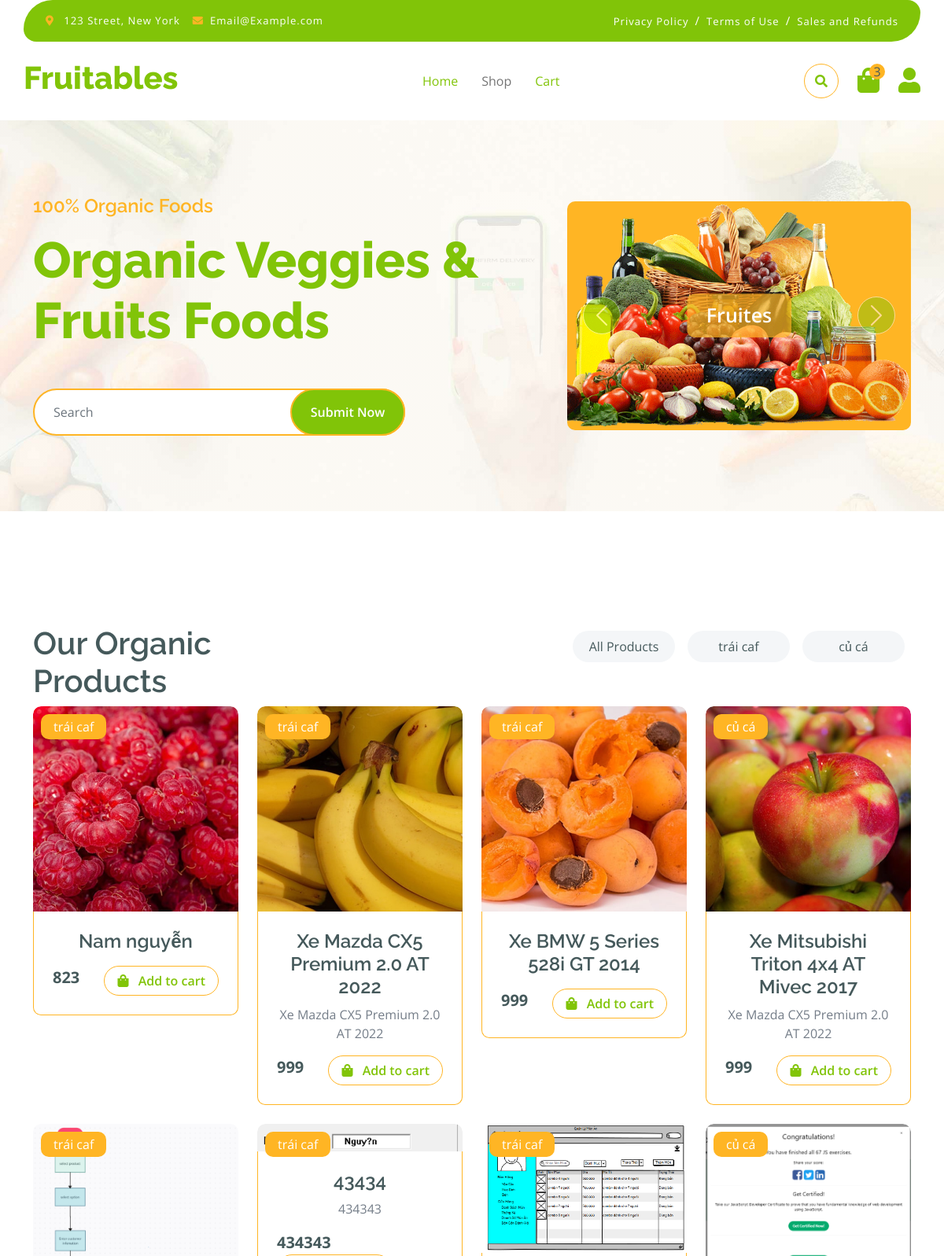
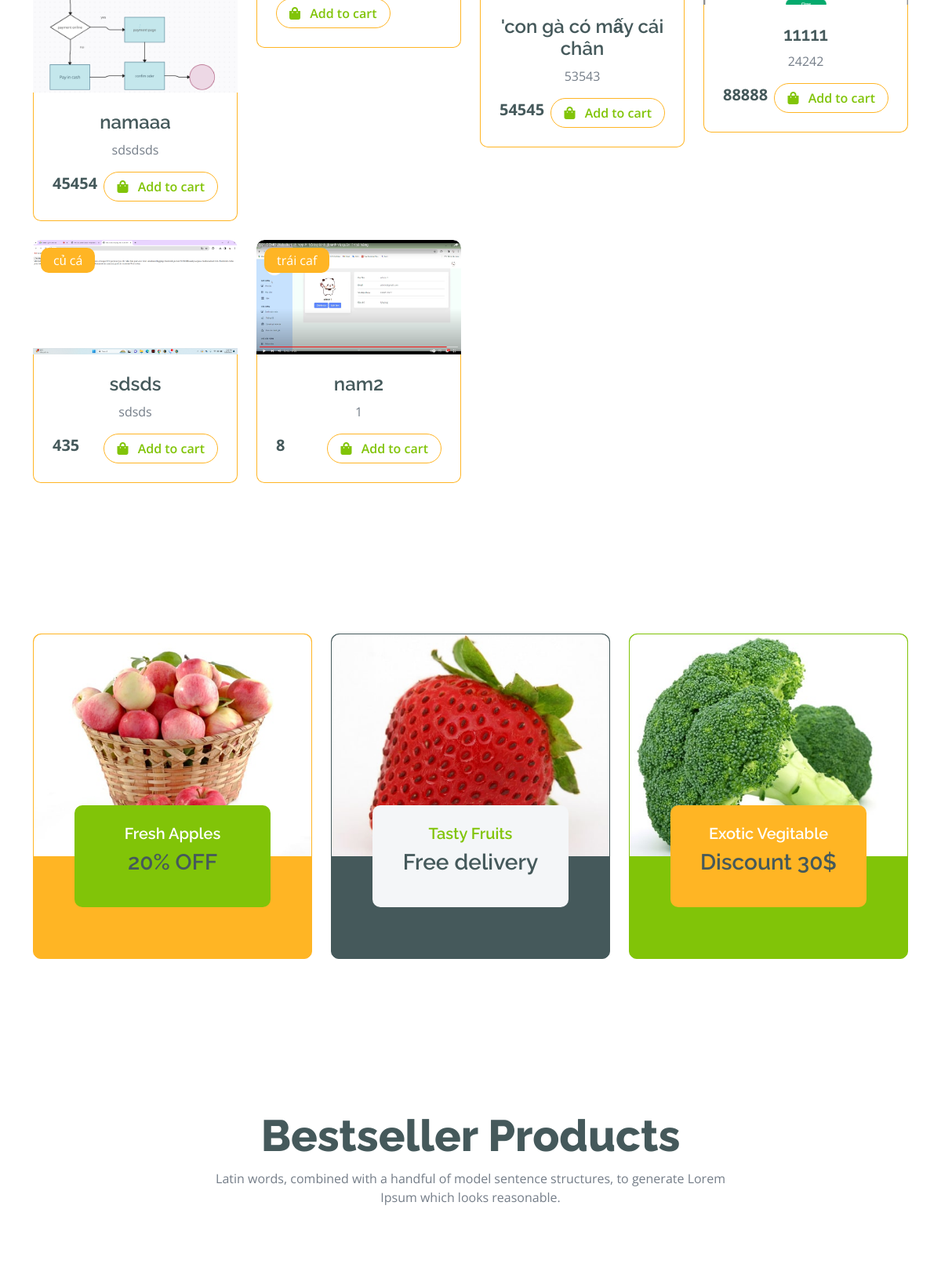
Screenshot of /product/listProducts (upper part) with the database file from the repository (2 pictures, top to bottom).
### tables this page shows
CREATE TABLE `categories` (
  `id` int NOT NULL AUTO_INCREMENT,
  `name` varchar(50) DEFAULT NULL,
  PRIMARY KEY (`id`),
  KEY `c_p_idx` (`id`)
);

CREATE TABLE `products` (
  `id` int NOT NULL AUTO_INCREMENT,
  `name` varchar(150) NOT NULL,
  `description` varchar(500) NOT NULL,
  `price` double NOT NULL,
  `image` varchar(300) DEFAULT NULL,
  `thumnail` varchar(300) DEFAULT NULL,
  `category_id` int DEFAULT NULL,
  PRIMARY KEY (`id`),
  KEY `p_c_idx` (`category_id`),
  CONSTRAINT `p_c` FOREIGN KEY (`category_id`) REFERENCES `categories` (`id`)
);

### app/controllers/ProductController.php (called while the page is built, shortened)
<?php include_once 'app/models/CategoryModel.php'; ?>
<?php
class ProductController
{
    private $productModel;
    private $categoryModel;
    public function __construct()
    {
        $this->db = (new Database())->getConnection();
        $this->productModel = new ProductModel($this->db);
        $this->categoryModel = new CategoryModel($this->db);
    }
    public function listProducts()
    {
        $products = $this->productModel->readAll();
        $categorys = $this->categoryModel->readAll();
        include_once 'app/views/user/index.php';
    }
}

### index.php (called while the page is built, shortened)
<?php
require_once 'config/database.php';
require_once 'app/models/ProductModel.php';
$url = $_GET['url'] ?? '';
$url = rtrim($url, '/');
$url = filter_var($url, FILTER_SANITIZE_URL);
$url = explode('/', $url);
$action = isset($url[1]) && $url[1] != '' ? $url[1] : 'index';
$controller = new $controllerName();
call_user_func_array([$controller, $action], array_slice($url, 2));

### config/database.php (called while the page is built, shortened)
<?php
class Database {
    private $host = "localhost";
    private $db_name = "demo";
    private $username = "root";
    private $password = "123456";
    public function getConnection() {
        $this->conn = null;
        try {
            $this->conn = new PDO("mysql:host=" . $this->host . ";dbname=" . $this->db_name, $this->username, $this->password);
            $this->conn->exec("set names utf8");
        } catch(PDOException $exception) {
            echo "Connection error: " . $exception->getMessage();
        }
        return $this->conn;
    }
}

### app/models/CategoryModel.php (called while the page is built, shortened)
<?php
class CategoryModel {
    private $conn;
    private $table_name = "categories";
    public function __construct($db) {
        $this->conn = $db;
    }
    function readAll() {
        $query = "SELECT id, name FROM " . $this->table_name;
        $stmt = $this->conn->prepare($query);
        $stmt->execute();
        return $stmt;
    }
}

### app/models/ProductModel.php (called while the page is built, shortened)
<?php
class ProductModel {
    private $conn;
    private $table_name = "products";
    public function __construct($db) {
        $this->conn = $db;
    }
    function readAll() {
        $query = "SELECT p.*, c.name as category FROM " . $this->table_name . " as p JOIN demo.categories c ON p.category_id = c.id";
        $stmt = $this->conn->prepare($query);
        $stmt->execute();
        return $stmt;
    }
}

### app/views/user/Fruits.php (the view, shortened to what this page needs)
<div class="container-fluid fruite py-5">
    <div class="container py-5">
        <div class="tab-class text-center">
            <div class="row g-4">
                <div class="col-lg-4 text-start">
                    <h1>Our Organic Products</h1>
                </div>
                <div class="col-lg-8 text-end">
                    <ul class="nav nav-pills d-inline-flex text-center mb-5">
                        <li class="nav-item">
                            <a class="d-flex m-2 py-2 bg-light rounded-pill "
                                href="/chieu2/">
                                <span class="text-dark" style="width: 130px;">All Products</span>
                            </a>
                        </li>
                        <?php if (!empty($categorys)) {
                            while ($itemc = $categorys->fetch(PDO::FETCH_ASSOC)): ?>
                                <li class="nav-item">
                                    <a class="d-flex py-2 m-2 bg-light rounded-pill category"
                                        href="/chieu2/product/listProductsByCategory/<?php echo $itemc['id']; ?>">
                                        <span class="text-dark" style="width: 130px;"><?php echo $itemc['name']; ?></span>
                                    </a>
                                </li>
                            <?php endwhile;
                        } ?>
                    </ul>
                </div>
            </div>
            <div class="tab-content">
                <div id="tab-1" class="tab-pane fade show p-0 active">
                    <div class="row g-4">
                        <div class="col-lg-12">
                            <div class="row g-4">
                                <?php
                                 while ($row = $products->fetch(PDO::FETCH_ASSOC)): ?>
                                    <div class="col-md-6 col-lg-4 col-xl-3">
                                            <div class="rounded position-relative fruite-item">
                                            <a href="/chieu2/product/detailProduct/<?= $row['id'] ?>">
                                                <div class="fruite-img">
                                                    <?php if (empty($row['image']) || !file_exists($row['image'])): ?>
                                                        No Image!
                                                    <?php else: ?>
                                                        <img src="/chieu2/<?= $row['image'] ?>" alt="Hình ảnh"
                                                            class="img-fluid w-100 rounded-top" />
                                                    <?php endif; ?>
                                                </div>
                                            </a>
                                                <div class="text-white bg-secondary px-3 py-1 rounded position-absolute"
                                                    style="top: 10px; left: 10px;"><?= $row['category'] ?></div>
                                                <div class="p-4 border border-secondary border-top-0 rounded-bottom">
                                                    <h4><?= $row['name'] ?></h4>
                                                    <p><?= strlen($row['description']) > 50 ? substr($row['description'], 0, 50) . '...' : $row['description'] ?>
                                                    </p>
                                                    <div class="d-flex justify-content-between flex-lg-wrap">
                                                        <p class="text-dark fs-5 fw-bold mb-0"><?= $row['price'] ?></p>
                                                        <button onclick="addcart(<?php echo $row['id']; ?>)"
                                                            class="btn border border-secondary rounded-pill px-3 text-primary"><i
                                                                class="fa fa-shopping-bag me-2 text-primary"></i> Add to
                                                            cart</button>
                                                    </div>
                                                </div>
                                            </div>
                                    </div>
                                <?php endwhile; ?>
                            </div>
                        </div>
                    </div>
                </div>
            </div>
        </div>
    </div>
</div>

### public/css/style.css (style rules this page uses)
.btn { font-weight: 600; transition: .5s; }
.btn.border-secondary { transition: 0.5s; }
.fruite .fruite-item { height: 100%; transition: 0.5s; }
.fruite .fruite-item .fruite-img { overflow: hidden; transition: 0.5s; border-radius: 10px 10px 0 0; }
.fruite .fruite-item .fruite-img img { transition: 0.5s; }

### rows the page displays
categories: name "trái caf"
categories: name "củ cá"
products: image (picture), category.name "trái caf", name "Nam nguyễn", price "823"
products: image (picture), category.name "trái caf", name "Xe Mazda CX5 Premium 2.0 AT 2022", description "Xe Mazda CX5 Premium 2.0 AT 2022", price "999"
products: image (picture), category.name "trái caf", name "Xe BMW 5 Series 528i GT 2014", price "999"
products: image (picture), category.name "củ cá", name "Xe Mitsubishi Triton 4x4 AT Mivec 2017", description "Xe Mazda CX5 Premium 2.0 AT 2022", price "999"
products: image (picture), category.name "trái caf", name "namaaa", description "sdsdsds", price "45454"
products: image (picture), category.name "trái caf", name "43434", description "434343", price "434343"
products: image (picture), category.name "trái caf", name "'con gà có mấy cái chân", description "53543", price "54545"
products: image (picture), category.name "củ cá", name "11111", description "24242", price "88888"
products: image (picture), category.name "củ cá", name "sdsds", description "sdsds", price "435"
products: image (picture), category.name "trái caf", name "nam2", description "1", price "8"
